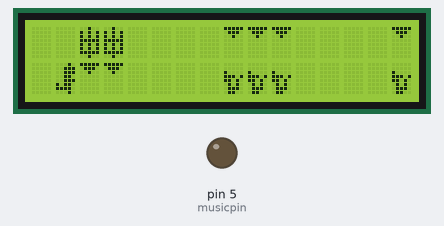
This sketch was run on a simulated Arduino Uno, built with avr-gcc and run on an emulated ATmega328P. Shown: 16×2 character LCD, output pins drawn as LEDs (lit = HIGH). Random numbers use the default seed unless the sketch sets one.

Above: at 4.5 s.
At 9.4 s:
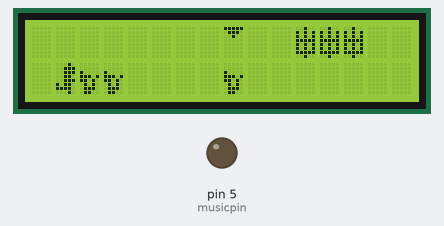
At 13.9 s:
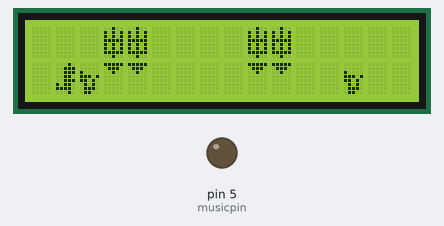
At 18.4 s:
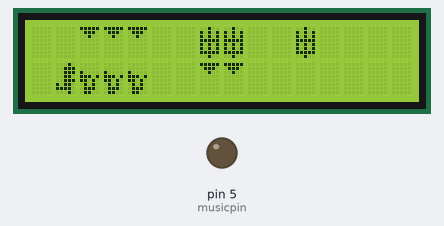
At 27.7 s:
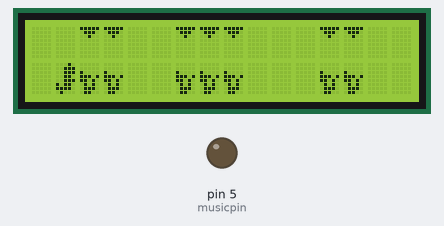
At 36.9 s:
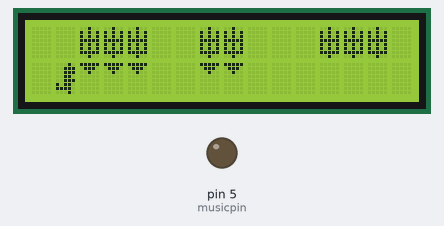

Measured:
- what the display in image 0 shows lasts 1.1 s, from 4.5 s to 5.6 s
- what the display in image 1 shows lasts 1.1 s, from 9.3 s to 10.4 s

The sketch:

DinosaurGame.ino
```cpp
/* DinosaurGame
 *  Written by Erbol Syzdyk
 *  Youtube: https://www.youtube.com/watch?v=pR_U7vryuJY
 *  Original Source: https://pastebin.com/raw/h0Xnpmxc
 */

#include <LiquidCrystal.h>
//LiquidCrystal lcd(8, 9, 4, 5, 6, 7);
LiquidCrystal lcd(6, 10, 9, 14, 15, 16);
#define btnRIGHT  0
#define btnUP     1
#define btnDOWN   2
#define btnLEFT   3
#define btnSELECT 4
#define btnNONE   5
int musicpin=5;
byte dino[8] =
{
 B00010,
 B00111,
 B00111,
 B00110,
 B00111,
 B10110,
 B11110,
 B01010
};
byte dino1[8] =
{
 B00010,
 B00111,
 B00111,
 B00110,
 B00111,
 B10110,
 B11110,
 B01000
};

byte dino2[8] =
{
 B00010,
 B00111,
 B00111,
 B00110,
 B00111,
 B10110,
 B11110,
 B00010
};
byte dinosit[8] =
{
 B00000,
 B00000,
 B00010,
 B00111,
 B00111,
 B10110,
 B11110,
 B01010
};
byte dinosit1[8] =
{
 B00000,
 B00000,
 B00010,
 B00111,
 B00111,
 B10110,
 B11110,
 B01000
};
byte dinosit2[8] =
{
 B00000,
 B00000,
 B00010,
 B00111,
 B00111,
 B10110,
 B11110,
 B00010
};
byte obs1[8] =
{
 B00000,
 B00000,
 B10000,
 B11101,
 B11010,
 B01010,
 B01110,
 B01100
};

byte obs2[8] =
{
 B00100,
 B00100,
 B01110,
 B11111,
 B11111,
 B01110,
 B00100,
 B00100
};

byte obs3[8] =
{
 B11111,
 B01110,
 B00100,
 B00000,
 B00000,
 B00000,
 B00000,
 B00000
};

byte obs4[8] =
{
 B00100,
 B10101,
 B10101,
 B11111,
 B10101,
 B10101,
 B11111,
 B00100
};
byte freep[8] =
{
 B00000,
 B00000,
 B00000,
 B00000,
 B00000,
 B00000,
 B00000,
 B00000
};

int mat[2][24] = {
  {7,7,7,7,7,7,7,7,7,7,7,7,7,7,7,7,7,7,7,7,7,7,7,7},
  {7,0,7,7,7,7,7,7,7,7,7,7,7,7,7,7,7,7,7,7,7,7,7,7}
  };

int dinoAnim[] = {1,0,2,3};

void setup() {
  Serial.begin(9600);
  pinMode (musicpin, OUTPUT);
  pinMode (A0, INPUT);
  pinMode (A1, INPUT);
  pinMode (A2, INPUT);
  pinMode (A3, INPUT);
  pinMode (7, INPUT);
  pinMode (8, INPUT);
  //pinMode(but1,INPUT);
  //pinMode(but2,INPUT);
  lcd.createChar(0, dino1);
  lcd.createChar(1, dino2);
  lcd.createChar(2, dinosit1);
  lcd.createChar(3, dinosit2);
  lcd.createChar(4, obs1);
  lcd.createChar(5, obs3);
  lcd.createChar(6, obs4);
  lcd.createChar(7, freep);
  lcd.begin(16, 2);

  gameover();

}
int b1 = 0;
int b2 = 0;
int walk = 0;
int fps = 0;
int maxhigh = 600;
long jumpstarted = 0;
int isJumping = 1;
int pausebetween = 1;
bool gamestarted = false;
int highscore = 0;
int score = 0;
void redraw(){
  for(int j = 15; j >= 0; j--){
    for(int i = 0; i < 2; i++){
      lcd.setCursor(j,i);
      lcd.write(mat[i][j]);
    }
  }
  if(!gamestarted){
    String s = "Score: "+String(score);
    String hs = "HighS: "+String(highscore);
    lcd.setCursor(3,0);
    lcd.print(s);
    lcd.setCursor(3,1);
    lcd.print(hs);
  }
}

void cleanmat(){
  for(int i = 0; i < 2; i++){
    for(int j = 0; j < 16; j++){
      mat[i][j] = 7;
    }
  }
}

void gameover(){
  cleanmat();
  gamestarted = false;
  pausebetween = 1;
  delay(1000);
}
void loop() {
  if((getKey() == btnUP) && !b2)jumpstarted = millis();

  b1 = (getKey() == btnDOWN);
  b2 = (getKey() == btnUP);

  if(!gamestarted){
    if(b1 || b2){
      gamestarted = true;
      score = 0;
    }
  }
  if(gamestarted){
    if(fps%3==0)walk+=1;
    walk%=2;
    if(fps%4==0){
      pausebetween -= 1;
      for(int i = 0; i<2;i++){
        for(int j = 0; j<23; j++){
          mat[i][j] = mat[i][j+1];
        }
      }
      mat[0][23] = 7;
      mat[1][23] = 7;
    }

    if(!pausebetween)generate_obstacles();

    isJumping = !((millis()-jumpstarted<maxhigh) && b2);

    if(!isJumping && mat[0][1]==6){
      gameover();
    }
    if(!isJumping && !b1 && mat[0][1]==5){
      gameover();
    }
    if(isJumping && mat[1][1]==4){
      gameover();
    }
    if(isJumping && mat[1][1]==5 && !b1){
      gameover();
    }
    if(!b1) score+=1;
    if(score>highscore)highscore=score;
    fps+=1;
  }
  redraw();
  lcd.setCursor(1,isJumping);
  lcd.write(dinoAnim[b1*2+(walk)]);

  delay(20);
}

void generate_obstacles(){
  int obscount = random(1,4);
  int types[4][2] = {{7,4},{6,5},{5,4},{6,7}} ;
  int type = random(0,4);
  for(int i = 0; i< obscount; i++){
    mat[0][16+i] = types[type][0];
    mat[1][16+i] = types[type][1];
  }
  int spacecount = random(2,5);
  pausebetween = obscount + spacecount;
}

int getKey() {
   if(!digitalRead(A0))
   {
    delay(10);
    if(!digitalRead(A0))
       return btnUP;
    }
   if(!digitalRead(A1))
   {
    delay(10);
    if(!digitalRead(A1))
    return btnRIGHT;
    }
   if(!digitalRead(A3)){
    delay(10);
    if(!digitalRead(A3))
    return btnDOWN;
    }
   if(!digitalRead(A2)){
    delay(10);
    if(!digitalRead(A2))
     return btnLEFT;
     }
   if(!digitalRead(7)) {
    delay(10);
    if(!digitalRead(7))
    return btnSELECT;
    }
  return btnNONE;
}
```
